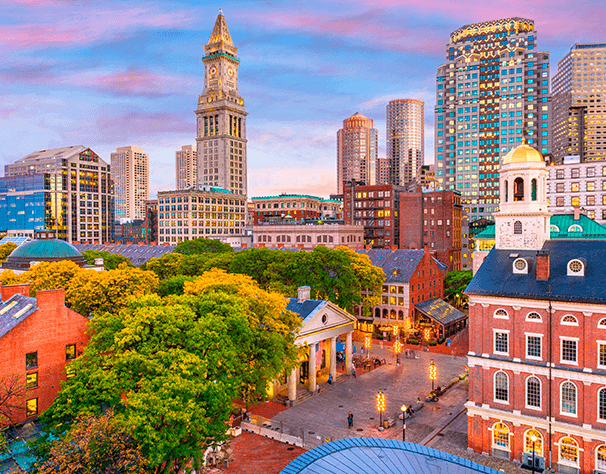
#> input picture test_images/boston.png, 606 x 474 px
$ python splitmerge.py
#> lines starting #> are read from the running program, lines starting #| are printed output that depends on the picture
import cv2 as cv
import numpy as np
img = cv.imread("test_images/boston.png")
#> img is the input picture: shape (474, 606, 3); mean B, G, R 124.4, 132, 151.9
cv.imshow("Original Image", img)
print(img.shape)
#| (474, 606, 3)

# Splitting the blue, green & red color channels
b,g,r = cv.split(img)
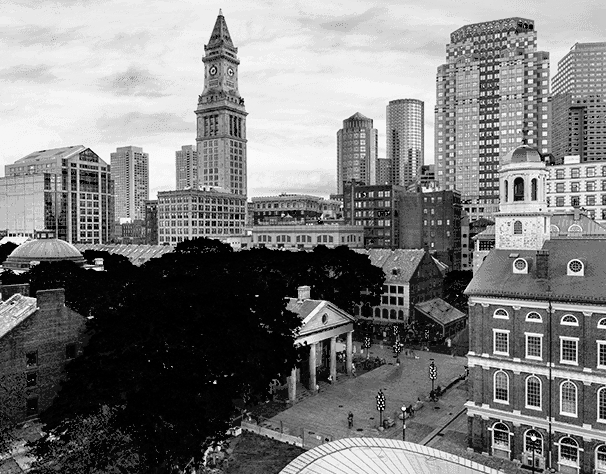
#> b: shape (474, 606); min 0, max 254, mean 124.4
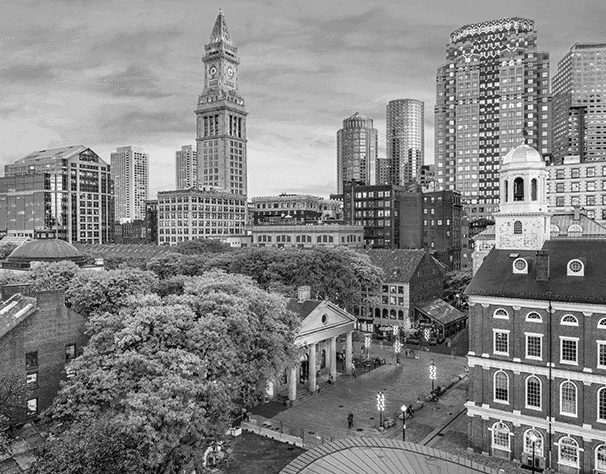
#> g: shape (474, 606); min 7, max 253, mean 132
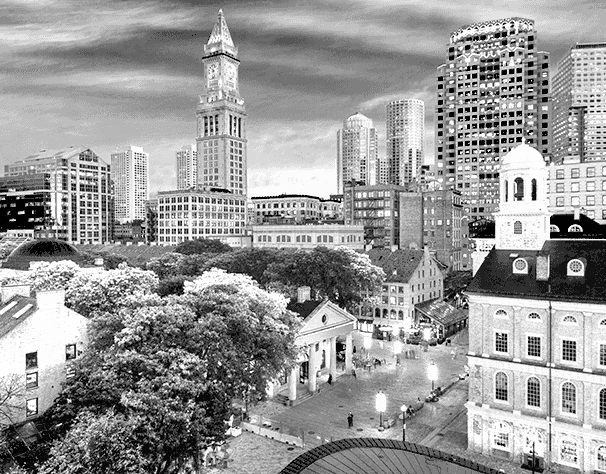
#> r: shape (474, 606); min 2, max 254, mean 151.9

cv.imshow("Blue",b)
cv.imshow("Green",g)
cv.imshow("Red",r)

print(b.shape)
#| (474, 606)
print(g.shape)
#| (474, 606)
print(r.shape)
#| (474, 606)

# Merging back all the three color channels
mer = cv.merge([b,g,r])
cv.imshow("Merged",mer)

# Showing the individual colors insted of grayscale images

blank = np.zeros(img.shape[:2],dtype='uint8')
blue = cv.merge([b,blank,blank])
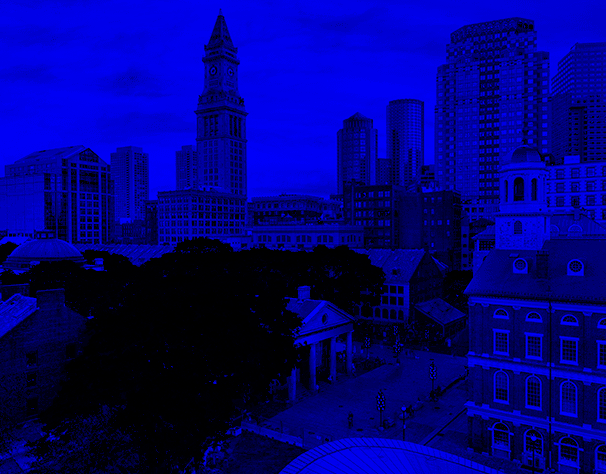
#> blue: shape (474, 606, 3); mean of channels 0, 1, 2 124.4, 0, 0; drawn as B, G, R
green = cv.merge([blank,g,blank])
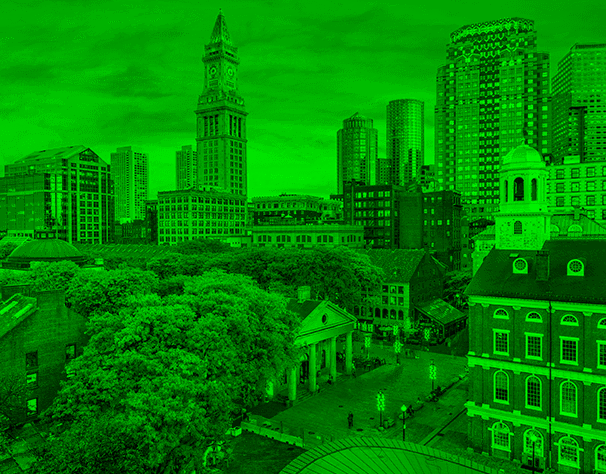
#> green: shape (474, 606, 3); mean of channels 0, 1, 2 0, 132, 0; drawn as B, G, R
red = cv.merge([blank,blank,r])
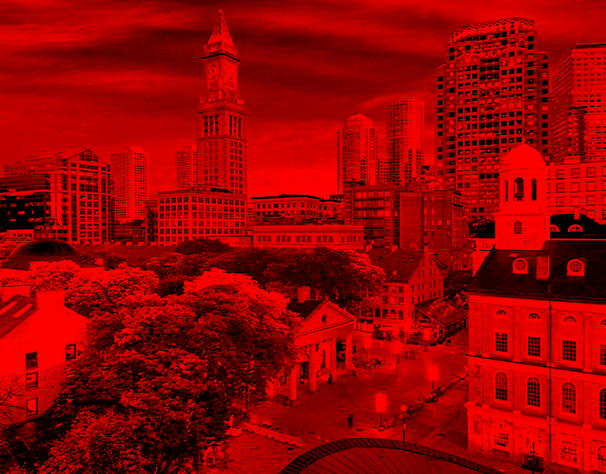
#> red: shape (474, 606, 3); mean of channels 0, 1, 2 0, 0, 151.9; drawn as B, G, R

cv.imshow("Blue",blue,)
cv.imshow("green",green)
cv.imshow("red",red)

print("\n",blank.shape)
#|  (474, 606)
print(blue.shape)
#| (474, 606, 3)
print(green.shape)
#| (474, 606, 3)
print(red.shape)
#| (474, 606, 3)

cv.waitKey(0)
